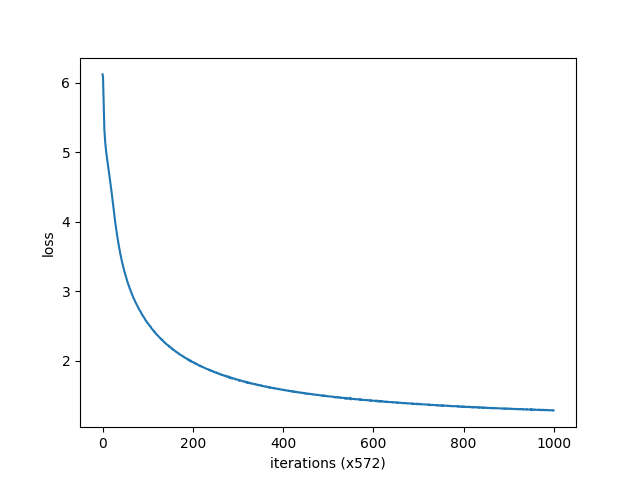

Write Python code to recreate this figure.
# CBOWの学習
import sys
sys.path.append("..")
from common.trainer import Trainer
from common.optimizer import Adam
from simple_cbow import SimpleCBOW
from common.utils import preprocess, create_contexts_target, convert_one_hot

window_size = 1
hidden_size = 5
batch_size = 3
max_epoch = 1000

with open("../ch02/sample_byChatGPT.txt", "r") as f:
    text = f.read()

corpus, word_to_id, id_to_word = preprocess(text)
vocab_size = len(word_to_id)
contexts, target = create_contexts_target(corpus, window_size)
contexts = convert_one_hot(contexts, vocab_size)
target = convert_one_hot(target, vocab_size)

model = SimpleCBOW(vocab_size, hidden_size)
optimizer = Adam()
trainer = Trainer(model, optimizer)

trainer.fit(contexts, target, max_epoch, batch_size, eval_interval=572)
trainer.plot(file_name="train.png")
